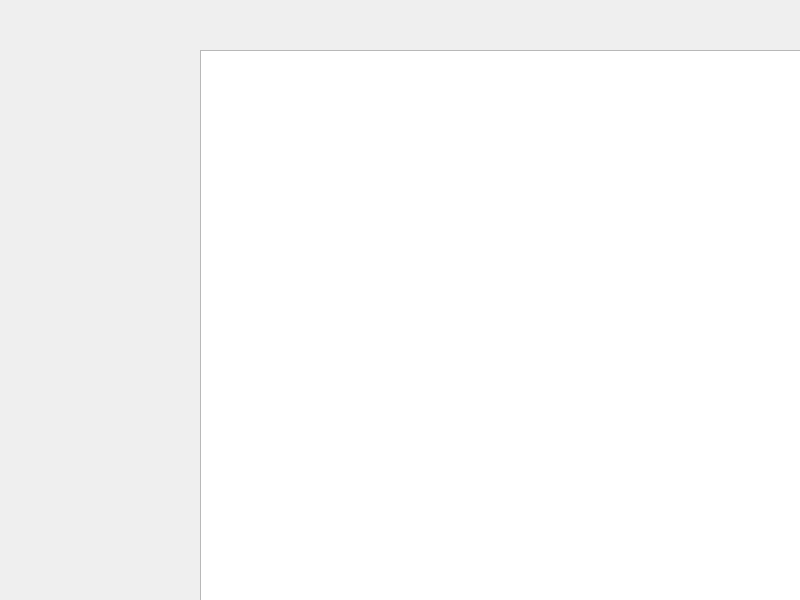
<?xml version="1.0" encoding="UTF-8"?>
<ui version="4.0">
 <class>game</class>
 <widget class="QMainWindow" name="game">
  <property name="geometry">
   <rect>
    <x>0</x>
    <y>0</y>
    <width>800</width>
    <height>600</height>
   </rect>
  </property>
  <property name="windowTitle">
   <string>game</string>
  </property>
  <property name="windowOpacity">
   <double>1.000000000000000</double>
  </property>
  <widget class="QWidget" name="centralwidget">
   <widget class="QGraphicsView" name="main_scene">
    <property name="geometry">
     <rect>
      <x>200</x>
      <y>50</y>
      <width>800</width>
      <height>600</height>
     </rect>
    </property>
    <property name="minimumSize">
     <size>
      <width>441</width>
      <height>0</height>
     </size>
    </property>
   </widget>
  </widget>
 </widget>
 <resources/>
 <connections/>
</ui>
